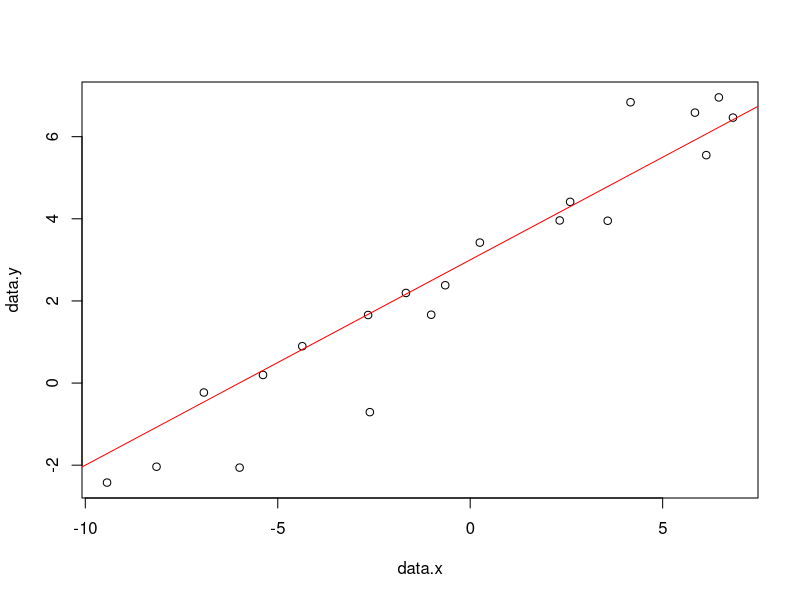

This chart was generated by the following R code:
library(dplyr)

set.seed(12604) # setting the random number seed will make the results match across runs

# creating some fake data for a linear model to fit

# two parameters for the line
intercept <- 3
slope <- 0.5

# generate random X values
data.x <- runif(20, min=-10, max=10)

# then generate random Y values with noise around the X values.
data.y <- rnorm(20, mean=(slope*data.x + intercept), sd = 1)

# plot the data and the true underlying model
plot(data.x, data.y)
abline(a = intercept, b=slope, col="red")

# convert the data into a data frame
model.data <- data.frame(x=data.x, y=data.y)

# YOUR JOB:
# calculate the Root Mean Square Error for the true model.
# this involves: 
#   - finding the predicted y value for each x, according to the linear model
#   - finding the square error for each data point [predicted - data]^2
#   - taking the mean of the square errors, and then taking the sqrt of the mean.

# the answer is 0.935



# when you finish, if you are waiting: try to manually find a slope and intercept value that produces a
# lower RMSE than the true model.


